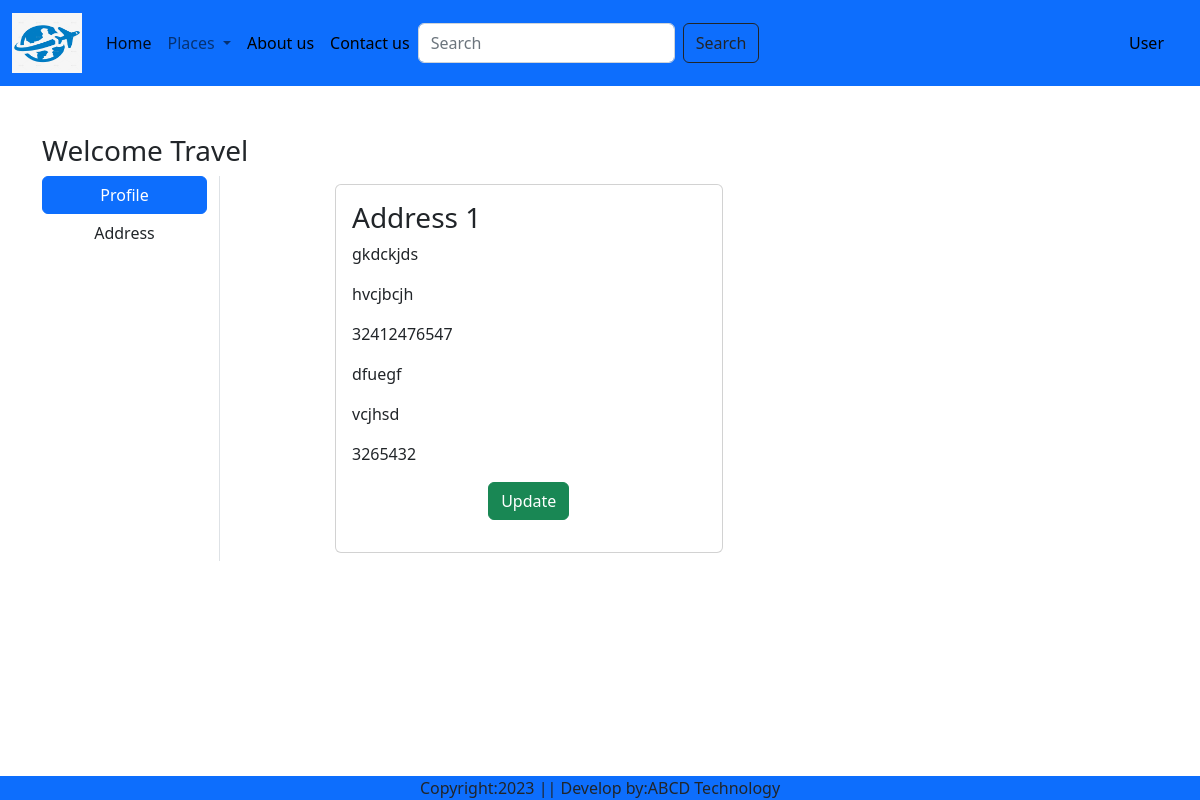
The page /address/ (signed in) on the database its author committed.
### travelapp/models.py (models this page shows, shortened)
class Customer(models.Model):
    user= models.ForeignKey(User,on_delete=models.CASCADE)
    name=models.CharField(max_length=200)
    locality=models.CharField(max_length=200)
    city=models.CharField(max_length=100)
    mobile=models.IntegerField(default=0)
    zipcode=models.IntegerField()
    state=models.CharField(max_length=100)

### travelapp/views.py (the view)
# urls.py: path('address/',views.address,name='address'),
def address(request):
     add=Customer.objects.filter(user=request.user)
     return render(request,'address.html',locals())

### travelapp/templates/address.html (shortened to what this page needs)
{% extends 'base.html' %}
{% load static %}
{% block main-content %}
<div class="container my-5">
    <div class="row">
        <h3>Welcome <span class="text-capitalize">{{request.user}}</span> </h3>
       <div class="col-sm-2 border-end">
        <ul class="list-unstyled">
            <li class="d-grid"><a href="{% url 'profile' %}" class="btn btn-primary">Profile</a></li>
            <li class="d-grid"><a href="{% url 'address' %}" class="btn">Address</a> </li>
        </ul>
    </div>
    <div class="col-sm-9 offset-sm-1">
        <div class="row">
            {% for ad in add %}
                <div class="col-sm-6">
                    <div class="card m-2">
                       <div class="card-body">
                           <h3>Address {{forloop.counter}}</h3>
                           <p>{{ad.name}}</p>
                           <p>{{ad.locality}}</p>
                           <p>{{ad.mobile}}</p>
                           <p>{{ad.city}}</p>
                           <p>{{ad.state}}</p>
                           <p>{{ad.zipcode}}</p>
                           <p class="text-center"><a href="{% url 'updateAddress' pk=ad.id %}" type="button" class="btn btn-success">Update</a></p>
                       </div>
                   </div>
                </div>
            {% endfor %}
        </div>
    </div>
</div>
</div>
{% endblock main-content %}

### rows shown on the page
Customer: name "gkdckjds", locality "hvcjbcjh", mobile "32412476547", city "dfuegf", state "vcjhsd", zipcode "3265432"

### other values the page prints
{{ request.user }} "Travel"
